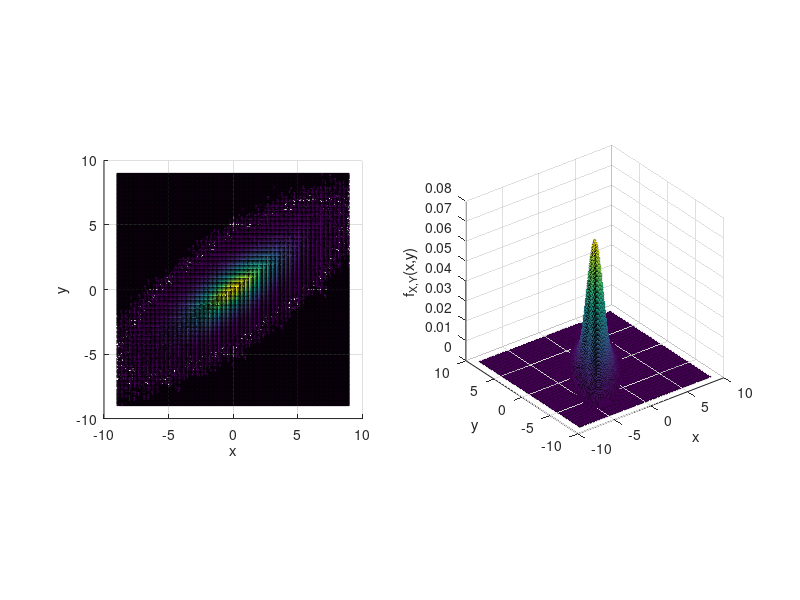
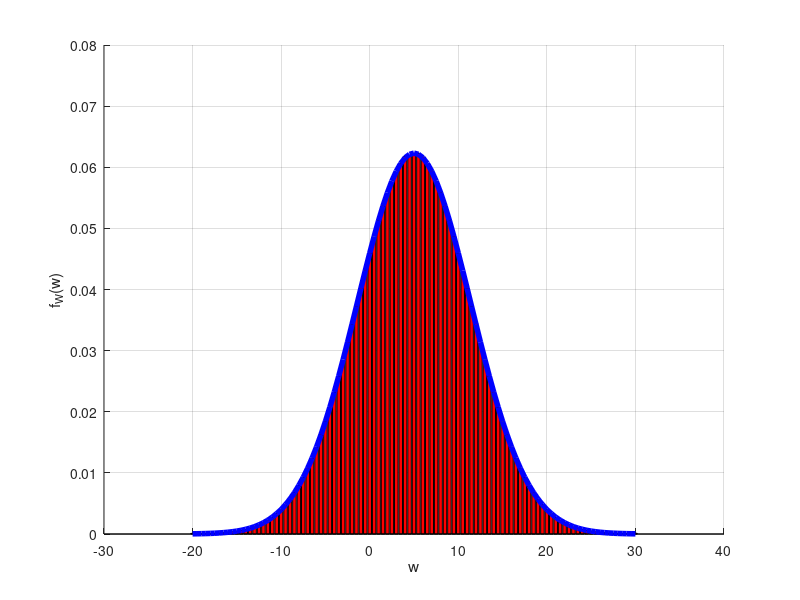
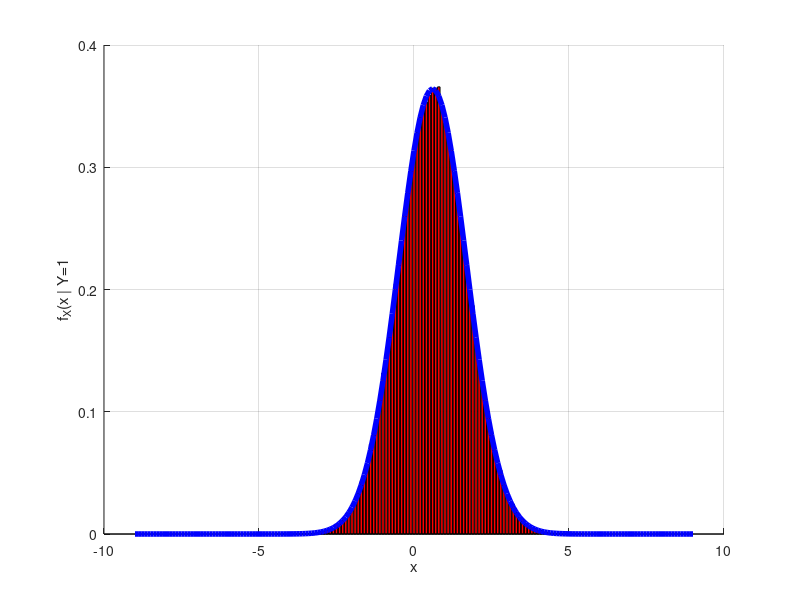

Write the MATLAB code that produced these figures, in order.
clear all; close all ; clc;
pkg load statistics;

N = 10000000;

mu = [0;0;0]; % Vetor média
C = [ 3 3 0; 3 5 0; 0 0 6]; % Matriz covariaância

vetX = mvnrnd(mu, C, N);
X = vetX(:,1)';
Y = vetX(:,2)';
Z = vetX(:,3)';

% (a) Apenas f_{x,y}

dx = 0.1 ;x = -9: dx:9;
dy = 0.1 ;y = -9: dy:9;
[xx,yy] = meshgrid(x,y);

pdf_XY_sim = hist3([X' Y'], {x,y})/(N*dx*dy);
pdf_XY_teo = 1/sqrt((2*pi)^2 * 6) * ...
              exp(-0.5 * (5*xx.^2 - 6 .* xx .* yy + 3*yy.^2)/6); 

pdf_XY_teo = mvnpdf([xx(:) yy(:)],[0 0], [ 3 3 ; 3 5 ]);
pdf_XY_teo = reshape(pdf_XY_teo, length(x) , length(y));

figure; 
subplot(1,2,1); hold on ; grid on;
surf(xx,yy,pdf_XY_sim);
axis('square');
xlabel('x');ylabel('y');zlabel('f_{X,Y}(x,y)');

subplot(1,2,2)
surf(xx,yy,pdf_XY_teo);
axis('square');
xlabel('x');ylabel('y');zlabel('f_{X,Y}(x,y)');


%(b)
W = X + 2* Y - Z + 5;
dw = 0.5 ; w = -20 : dw : 30;
pdfW_sim = hist(W,w) / (N * dw );
pdfW_teo = 1/sqrt((2*pi*41)) * ...
              exp(-(w-5).^2/(2*41)); 
figure; hold on ; grid on;
bar(w,pdfW_sim,'r');
plot(w,pdfW_teo,'b','LineWidth',4);
xlabel('w');ylabel('f_W(w)');

% (c)

idx = 0.95 <= Y & Y <= 1.05;
Xcond = X(idx);
pdfXcond_sim = hist(Xcond,x)/(length(Xcond)*dx);
pdfXcond_teo = 1/sqrt(2*pi*6/5) * exp(-(x-3/5).^2 / (2*6/5));

figure; hold on; grid on;
bar(x,pdfXcond_sim,'r');
plot(x,pdfXcond_teo,'b','LineWidth',4);
xlabel('x');ylabel('f_X(x | Y=1');

%(d)

idx = 2.9 <= Z & Z <= 3.1;
Xcond = X(idx);
Pr_d_sim = mean( 0 <= Xcond & Xcond <= 1)
Pr_d_teo =  normcdf(1/sqrt(3)) - 0.5
